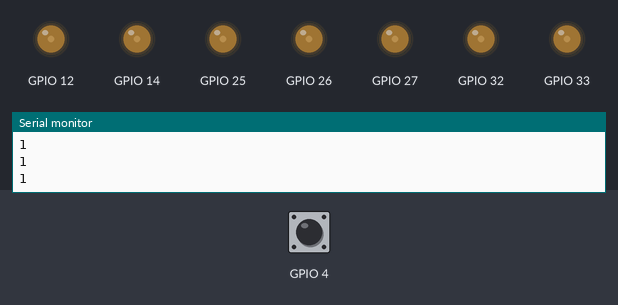
A sketch run on a simulated ESP32. On the bench: output pins drawn as LEDs (lit = HIGH), the last lines printed to the serial monitor. The inputs (shaded band) are chosen by the test bench; at power-on: GPIO 4 HIGH. Random numbers use the default seed unless the sketch sets one.

Above: at 7.2 s.
7.3 s: GPIO 4 pulled LOW for 0.15 s
At 7.38 s:
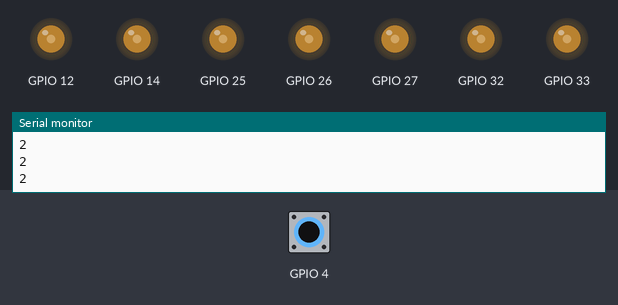
8.9 s: GPIO 4 pulled LOW for 3.2 s
At 13.4 s:
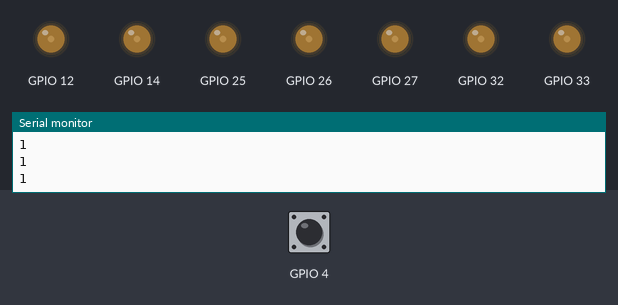
Timing chart, 0 to 14.9 s (numbered marks = the images above; inputs shaded):
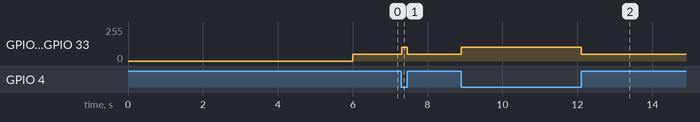

Measured:
- after the input at 7.3 s, GPIO 12, GPIO 14, GPIO 25–27, GPIO 32, GPIO 33: 51/255 → 102/255 at once, → 51/255 0.15 s later
- after the input at 8.9 s, GPIO 12, GPIO 14, GPIO 25–27, GPIO 32, GPIO 33: 51/255 → 102/255 at once, → 51/255 3.2 s later

The sketch:

main.ino
```cpp
#include "OracleTouch.h"
#include <Adafruit_NeoPixel.h>

#define STEP 51

OracleTouch touch(4);

Adafruit_NeoPixel strip(8, 2, NEO_GRB + NEO_KHZ800);

uint32_t MAX_COLOR = strip.Color(255, 100, 0);


uint32_t colors[6] = {strip.Color(255, 196, 137), //3500K
                      strip.Color(255, 180, 107), //3000K
                      strip.Color(255, 161, 72), //2500K
                      strip.Color(255, 138, 18), //2000K
                      strip.Color(255, 109, 0), //1500K
                      strip.Color(255, 56, 0)}; //1000K

uint32_t color=0;

void setup() {
  // put your setup code here, to run once:
  pinMode(32, OUTPUT);
  pinMode(27, OUTPUT);
  pinMode(12, OUTPUT);
  pinMode(14, OUTPUT);
  pinMode(25, OUTPUT);
  pinMode(33, OUTPUT);
  pinMode(26, OUTPUT);

  for (int i=0; i<8; i++) {
    strip.setPixelColor(i, strip.Color(255, 0, 0));
  }
  strip.show();
  touch.begin();
  for (int i=0; i<8; i++) {
    strip.setPixelColor(i, strip.Color(0, 255, 0));
  }
  strip.show();
  delay(1000);

}

void loop() {
  touch.update();
  Serial.println(touch.getTouchCount());
  int p = touch.getTouchCount();
  exp2(p);
  //exp2(p);
  //pixieDustExplosion();
  delay(10);

}

void exp1(int n) {
  switch (n) {
    case 0 :
      color = 0;
      lightUp(0);
      break;
    case 1 :
      color = colors[1];
      lightUp(1);
      break;
    case 2 :
      color = colors[2];
      lightUp(2);
      break;
    case 3 :
      color = colors[3];
      lightUp(3);
      break;
    case 4 :
      color = colors[4];
      lightUp(4);
      break;
    default:
      color = colors[5];
      lightUp(5);
      break;
  }
  for (int i=0; i<8; i++) {
    strip.setPixelColor(i, color);
  }
  strip.show();
}

void exp2(int n) {
  switch (n) {
    case 0 :
      strip.setPixelColor(0, 0);
      strip.setPixelColor(1, 0);
      strip.setPixelColor(2, 0);
      strip.setPixelColor(3, 0);
      strip.setPixelColor(4, 0);
      strip.setPixelColor(5, 0);
      strip.setPixelColor(6, 0);
      strip.setPixelColor(7, 0);
      lightUp(0);
      break;
    case 1 :
      strip.setPixelColor(0, MAX_COLOR);
      strip.setPixelColor(1, 0);
      strip.setPixelColor(2, 0);
      strip.setPixelColor(3, 0);
      strip.setPixelColor(4, MAX_COLOR);
      strip.setPixelColor(5, 0);
      strip.setPixelColor(6, 0);
      strip.setPixelColor(7, 0);
      lightUp(1);
      break;
    case 2 :
      strip.setPixelColor(0, MAX_COLOR);
      strip.setPixelColor(1, 0);
      strip.setPixelColor(2, MAX_COLOR);
      strip.setPixelColor(3, 0);
      strip.setPixelColor(4, MAX_COLOR);
      strip.setPixelColor(5, 0);
      strip.setPixelColor(6, MAX_COLOR);
      strip.setPixelColor(7, 0);
      lightUp(2);
      break;
    case 3 :
      strip.setPixelColor(0, MAX_COLOR);
      strip.setPixelColor(1, MAX_COLOR);
      strip.setPixelColor(2, MAX_COLOR);
      strip.setPixelColor(3, 0);
      strip.setPixelColor(4, MAX_COLOR);
      strip.setPixelColor(5, MAX_COLOR);
      strip.setPixelColor(6, MAX_COLOR);
      strip.setPixelColor(7, 0);
      lightUp(3);
      break;
    case 4 :
      strip.setPixelColor(0, MAX_COLOR);
      strip.setPixelColor(1, MAX_COLOR);
      strip.setPixelColor(2, MAX_COLOR);
      strip.setPixelColor(3, MAX_COLOR);
      strip.setPixelColor(4, MAX_COLOR);
      strip.setPixelColor(5, MAX_COLOR);
      strip.setPixelColor(6, MAX_COLOR);
      strip.setPixelColor(7, MAX_COLOR);
      lightUp(4);
      break;
    default :
      lightUp(5);
      pixieDustExplosion();
      break;
  }
  strip.show();
}

void pixieDustExplosion() {
  unsigned long lastChange = 0;
  unsigned long duration = 1000;
  unsigned long cycleStart = millis();

  while (cycleStart + duration - millis() > 0) {
    if (millis() - lastChange > 40) {
        for (int i = 0; i < 8; i++) {
          strip.setPixelColor(i, strip.Color(
            255,
            random(50, 150),
            0
          ));
        }
      strip.show();
      lastChange = millis();
    }
  }
}

void lightUp(int stepCount) {
  analogWrite(32, stepCount * STEP);
  analogWrite(33, stepCount * STEP);
  analogWrite(25, stepCount * STEP);
  analogWrite(26, stepCount * STEP);
  analogWrite(27, stepCount * STEP);
  analogWrite(12, stepCount * STEP);
  analogWrite(14, stepCount * STEP);
}
```

OracleTouch.cpp
```cpp
#include "OracleTouch.h"
#include <limits.h>
#include "Arduino.h"
#include <stdint.h>

OracleTouch::OracleTouch(uint8_t pin) {
    _pin = pin;
    _nPeople = 0;
    _latestTouchValue = UINT_MAX;
    _noTouch = UINT_MAX;
    _threshold = 0;
}

uint8_t OracleTouch::getTouchCount() {
    return _nPeople;
}

void OracleTouch::begin() {
    autoCalibration();
}

void OracleTouch::update() {
    touchSetCycles(65500, 256);
    uint16_t touchReadValue =  touchRead(_pin);
    if (touchReadValue > _noTouch - _threshold) _nPeople = 0;
    else {
        if (touchReadValue > _latestTouchValue + _threshold) _nPeople--;
        else if (touchReadValue < _latestTouchValue - _threshold) _nPeople++;
    }
    _latestTouchValue = touchReadValue;
}

void OracleTouch::setup(uint16_t noTouch, uint16_t threshold) {
    _threshold = threshold;
    _noTouch = noTouch;
}

void OracleTouch::autoCalibration() {
    unsigned int size = 500;
    uint16_t readouts[size];
    for (int j=0; j<size; j++) {
        touchSetCycles(65500, 256);
        delay(10);
        readouts[j] = touchRead(_pin);
    }
    float emptyVal = std::round(mean(readouts, size));
    uint16_t threshold = std::ceil(1.5*std_dev(readouts, size));
    setup(emptyVal, threshold);
}

float OracleTouch::mean(uint16_t arr[], unsigned int length) {
    float mean = 0;
    for (int i=0; i<length; i++) {
        mean += arr[i];
    }
    return mean/length;
}

float OracleTouch::mean(float arr[], unsigned int length) {
    float mean = 0;
    for (int i=0; i<length; i++) {
        mean += arr[i];
    }
    return mean/length;
}

float OracleTouch::std_dev(uint16_t arr[], unsigned int length) {
    float dev[length];
    float m = mean(arr, length);
    for (int i=0; i<length; i++) {
        dev[i] = (arr[i] - m)*(arr[i] - m);
    }

    return (float) sqrt(mean(dev, length));
}
```

OracleTouch.h
```cpp
#ifndef OracleTouch_h
#define OracleTouch_h

#pragma once
#include "Arduino.h"
#include <stdint.h>

class OracleTouch {
    public :
        OracleTouch(uint8_t pin);
        uint8_t getTouchCount();
        void update();
        void begin();
        void setup(uint16_t noTouch, uint16_t threshold);
        void autoCalibration();
        float mean(uint16_t arr[], unsigned int length);
        float mean(float arr[], unsigned int length);
        float std_dev(uint16_t arr[], unsigned int length);
    private:
        uint8_t _pin;
        uint8_t _nPeople;
        uint16_t _latestTouchValue;
        uint16_t _noTouch;
        uint16_t _threshold;
};

#endif 
```
